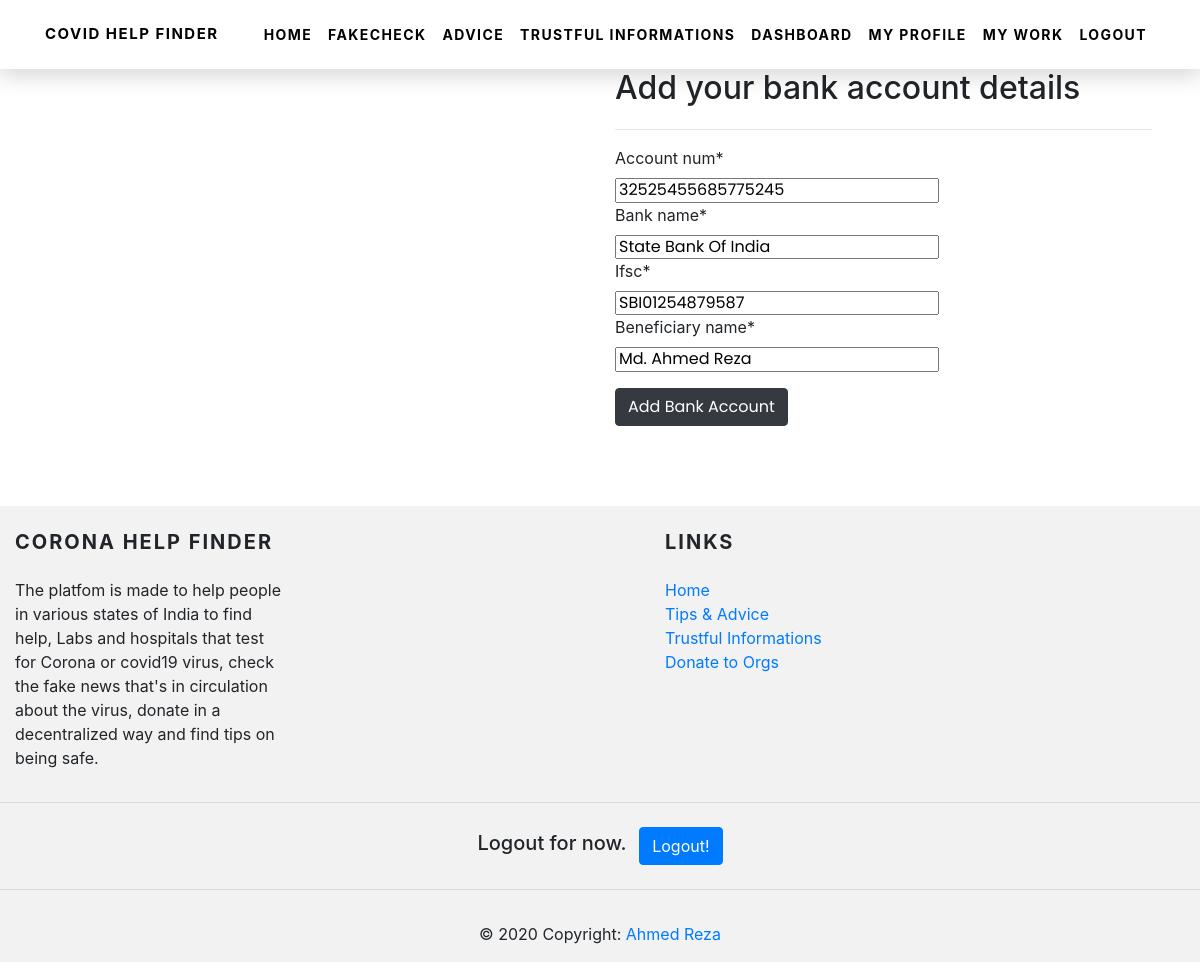
Page /covid/mypayment/edit/1 (signed in) on the committed database.
### covid/models.py (models this page shows, shortened)
class MyPayment(models.Model):
	account_num = models.CharField(max_length=500, null=False, blank=False)
	bank_name = models.CharField(max_length = 240, null=False, blank=False)
	ifsc = models.CharField(max_length = 240, null=False, blank=False)
	beneficiary_name = models.CharField(max_length = 240, null=False, blank=False)
	author = models.ForeignKey(to=MyProfile, on_delete=CASCADE, null=True, blank=True)

### covid/views.py (the view)
# urls.py: path('mypayment/edit/<int:pk>', views.MyPaymentUpdateView.as_view(success_url="/covid/myprofile")),
@method_decorator(login_required, name="dispatch")
class MyPaymentUpdateView(UpdateView):
    model = MyPayment
    fields = ["account_num", "bank_name", "ifsc", "beneficiary_name"]

### covid/templates/covid/mypayment_form.html (shortened to what this page needs)
{% extends 'base.html' %}
{% block content %}
{% load crispy_forms_tags %}
<main class="p-5">
	<div class="row">
		<div class="col-sm-6 offset-sm-6">
			<h1 class="myhead2">Add your bank account details</h1>
			<hr>
			<form enctype="multupart/form-data" method="POST">
				{{form | crispy}}
				<input type="submit" value="Add Bank Account" class="btn btn-dark my-3">
			</form>
		</div>
	</div>
</main>
{% endblock content %}

### covid/static/css/main.css (style rules this page uses)
html { line-height: 1.15; -ms-text-size-adjust: 100%; -webkit-text-size-adjust: 100%; }
body { margin: 0; }
h1 { font-size: 2em; margin: 0.67em 0; }
figcaption, figure, main { display: block; }
hr { box-sizing: content-box; height: 0; overflow: visible; }
button, input, optgroup, select, textarea { font-family: sans-serif; font-size: 100%; line-height: 1.15; margin: 0; }
button, input { overflow: visible; }
button, html [type="button"], [type="reset"], [type="submit"] { -webkit-appearance: button; }
html { height: 100%; }
input, button { font-family: 'Poppins', sans-serif; }
* { box-sizing: border-box; }

### rows in the picture
MyPayment: account_num "32525455685775245", bank_name "State Bank Of India", ifsc "SBI01254879587", beneficiary_name "Md. Ahmed Reza"
